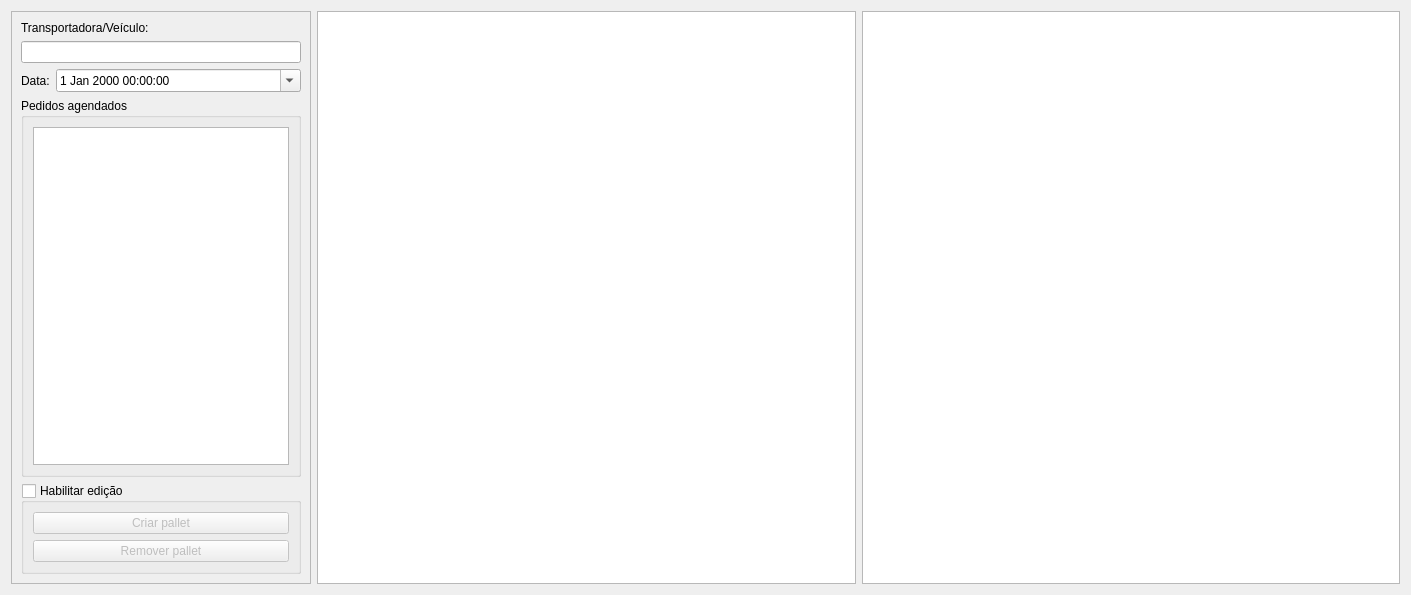
<?xml version="1.0" encoding="UTF-8"?>
<ui version="4.0">
 <class>Galpao</class>
 <widget class="QWidget" name="Galpao">
  <property name="geometry">
   <rect>
    <x>0</x>
    <y>0</y>
    <width>1411</width>
    <height>595</height>
   </rect>
  </property>
  <property name="acceptDrops">
   <bool>true</bool>
  </property>
  <property name="windowTitle">
   <string>Dialog</string>
  </property>
  <layout class="QGridLayout" name="gridLayout_2">
   <item row="0" column="0">
    <widget class="QFrame" name="frameAcessorio">
     <property name="sizePolicy">
      <sizepolicy hsizetype="Maximum" vsizetype="Preferred">
       <horstretch>0</horstretch>
       <verstretch>0</verstretch>
      </sizepolicy>
     </property>
     <property name="frameShape">
      <enum>QFrame::StyledPanel</enum>
     </property>
     <property name="frameShadow">
      <enum>QFrame::Raised</enum>
     </property>
     <layout class="QGridLayout" name="gridLayout">
      <item row="2" column="0">
       <widget class="QGroupBox" name="groupBox">
        <property name="title">
         <string>Pedidos agendados</string>
        </property>
        <layout class="QGridLayout" name="gridLayout_6">
         <item row="0" column="0">
          <widget class="TableView" name="tableTranspAgend">
           <property name="palette">
            <palette>
             <active>
              <colorrole role="Highlight">
               <brush brushstyle="SolidPattern">
                <color alpha="255">
                 <red>51</red>
                 <green>153</green>
                 <blue>255</blue>
                </color>
               </brush>
              </colorrole>
             </active>
             <inactive>
              <colorrole role="Highlight">
               <brush brushstyle="SolidPattern">
                <color alpha="255">
                 <red>51</red>
                 <green>153</green>
                 <blue>255</blue>
                </color>
               </brush>
              </colorrole>
             </inactive>
             <disabled>
              <colorrole role="Highlight">
               <brush brushstyle="SolidPattern">
                <color alpha="255">
                 <red>51</red>
                 <green>153</green>
                 <blue>255</blue>
                </color>
               </brush>
              </colorrole>
             </disabled>
            </palette>
           </property>
           <property name="mouseTracking">
            <bool>true</bool>
           </property>
           <property name="editTriggers">
            <set>QAbstractItemView::NoEditTriggers</set>
           </property>
           <property name="alternatingRowColors">
            <bool>true</bool>
           </property>
           <property name="selectionBehavior">
            <enum>QAbstractItemView::SelectRows</enum>
           </property>
          </widget>
         </item>
        </layout>
       </widget>
      </item>
      <item row="1" column="0">
       <layout class="QHBoxLayout" name="horizontalLayout">
        <item>
         <widget class="QLabel" name="label_3">
          <property name="sizePolicy">
           <sizepolicy hsizetype="Maximum" vsizetype="Preferred">
            <horstretch>0</horstretch>
            <verstretch>0</verstretch>
           </sizepolicy>
          </property>
          <property name="text">
           <string>Data:</string>
          </property>
         </widget>
        </item>
        <item>
         <widget class="QDateTimeEdit" name="dateTimeEdit">
          <property name="calendarPopup">
           <bool>true</bool>
          </property>
         </widget>
        </item>
       </layout>
      </item>
      <item row="0" column="0">
       <layout class="QVBoxLayout" name="verticalLayout_2">
        <item>
         <widget class="QLabel" name="label">
          <property name="text">
           <string>Transportadora/Veículo:</string>
          </property>
         </widget>
        </item>
        <item>
         <widget class="ItemBox" name="itemBoxVeiculo"/>
        </item>
       </layout>
      </item>
      <item row="3" column="0">
       <widget class="QGroupBox" name="groupBoxEdicao">
        <property name="title">
         <string>Habilitar edição</string>
        </property>
        <property name="checkable">
         <bool>true</bool>
        </property>
        <property name="checked">
         <bool>false</bool>
        </property>
        <layout class="QVBoxLayout" name="verticalLayout">
         <item>
          <widget class="QPushButton" name="pushButtonCriarPallet">
           <property name="text">
            <string>Criar pallet</string>
           </property>
          </widget>
         </item>
         <item>
          <widget class="QPushButton" name="pushButtonRemoverPallet">
           <property name="text">
            <string>Remover pallet</string>
           </property>
          </widget>
         </item>
        </layout>
       </widget>
      </item>
     </layout>
    </widget>
   </item>
   <item row="0" column="1">
    <widget class="GraphicsView" name="graphicsGalpao">
     <property name="mouseTracking">
      <bool>true</bool>
     </property>
     <property name="tabletTracking">
      <bool>true</bool>
     </property>
    </widget>
   </item>
   <item row="0" column="2">
    <widget class="GraphicsView" name="graphicsPallet">
     <property name="sizePolicy">
      <sizepolicy hsizetype="Expanding" vsizetype="Expanding">
       <horstretch>0</horstretch>
       <verstretch>0</verstretch>
      </sizepolicy>
     </property>
     <property name="maximumSize">
      <size>
       <width>619</width>
       <height>16777215</height>
      </size>
     </property>
     <property name="mouseTracking">
      <bool>true</bool>
     </property>
     <property name="tabletTracking">
      <bool>true</bool>
     </property>
    </widget>
   </item>
  </layout>
 </widget>
 <customwidgets>
  <customwidget>
   <class>TableView</class>
   <extends>QTableView</extends>
   <header>src/tableview.h</header>
  </customwidget>
  <customwidget>
   <class>ItemBox</class>
   <extends>QLineEdit</extends>
   <header>src/itembox.h</header>
  </customwidget>
  <customwidget>
   <class>GraphicsView</class>
   <extends>QGraphicsView</extends>
   <header>src/graphicsview.h</header>
  </customwidget>
 </customwidgets>
 <resources/>
 <connections/>
</ui>
